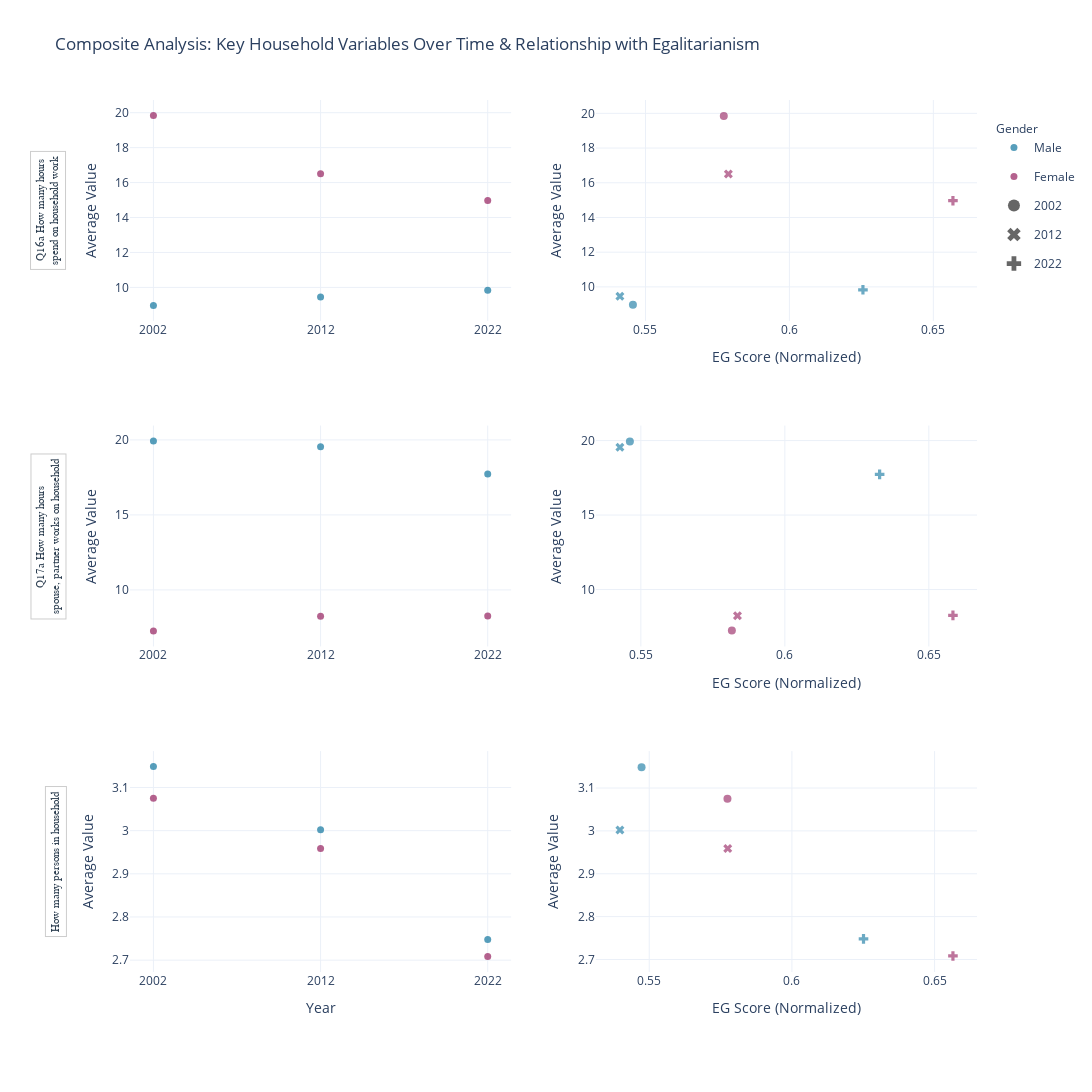

Notebook source saved alongside this figure:
### Markdown cell above
## 4. Composite Dashboard: Household Variables vs. Egalitarianism Score

This dashboard shows time trends (left column) and relationships with egalitarianism score (right column) for key household variables: household work hours, spouse household work, and household population.

### Code cell
dashboard_vars = ['hh_wrk_hrs', 'SP_HH', 'HOMPOP']

def aggregate_for_dashboard(df, var):
    """Aggregate data by year and sex"""
    plot_df = df[
        df['eg_score_norm'].notna() &
        df[var].notna() &
        df['sex'].isin(['Male', 'Female'])
    ].copy()
    
    if len(plot_df) == 0:
        return None
    
    plot_df[f'{var}_numeric'] = pd.to_numeric(
        plot_df[var].astype(str).str.replace(',', '.', regex=False),
        errors='coerce'
    )
    plot_df = plot_df.dropna(subset=[f'{var}_numeric'])
    
    if len(plot_df) == 0:
        return None
    
    agg_df = plot_df.groupby(['year', 'sex']).agg({
        f'{var}_numeric': 'mean',
        'eg_score_norm': 'mean'
    }).reset_index()
    
    agg_df.columns = ['year', 'sex', f'{var}_mean', 'eg_score_norm_mean']
    
    return agg_df

n_vars = len(dashboard_vars)
fig = make_subplots(
    rows=n_vars, cols=2,
    subplot_titles=[],
    vertical_spacing=0.12,
    horizontal_spacing=0.10,
    specs=[[{"secondary_y": False}, {"secondary_y": False}]
           for _ in range(n_vars)]
)

color_map = {
    'Male': '#2E86AB',
    'Female': '#A23B72'
}

legend_groups_used = set()

for var_idx, var in enumerate(dashboard_vars):
    var_label = cols_question_mapping.get(var, var)
    print(f"Total number of countries in the dataset: {len(composite_data['country'].unique())}")
    composite_data_country = composite_data[composite_data['country'].isin(common_countries)]
    print(f"Total number of countries in the dataset after filtering: {len(composite_data_country['country'].unique())}")
    agg_df = aggregate_for_dashboard(composite_data_country, var)
    
    if agg_df is None or len(agg_df) == 0:
        continue
    
    row = var_idx + 1
    
    # Time-series by gender
    col = 1
    for sex in ['Male', 'Female']:
        subset = agg_df[
            agg_df['sex'] == sex
        ].sort_values('year')
        
        if len(subset) > 0:
            color = color_map.get(sex, '#808080')
            show_legend = sex not in legend_groups_used
            if show_legend:
                legend_groups_used.add(sex)
            
            fig.add_trace(
                go.Scatter(
                    x=subset['year'],
                    y=subset[f'{var}_mean'],
                    mode='markers',
                    name=sex,
                    marker=dict(color=color, size=7, opacity=0.8),
                    # line=dict(color=color, width=2.5, shape='spline'),
                    legendgroup=sex,
                    showlegend=show_legend,
                    hovertemplate=f'<b>{var_label}</b><br>Year: %{{x}}<br>Value: %{{y:.2f}}<br>{sex}<extra></extra>'
                ),
                row=row, col=col
            )
    
    # Scatter vs EG score by gender and year
    col = 2
    marker_symbols = {2002: 'circle', 2012: 'x', 2022: 'cross'}
    
    for sex in ['Male', 'Female']:
        sex_subset = agg_df[agg_df['sex'] == sex]
        color = color_map.get(sex, '#808080')
        
        for year in [2002, 2012, 2022]:
            subset = sex_subset[sex_subset['year'] == year]
            if len(subset) > 0:
                symbol = marker_symbols[year]
                show_legend = sex not in legend_groups_used
                if show_legend:
                    legend_groups_used.add(sex)
                
                fig.add_trace(
                    go.Scatter(
                        x=subset['eg_score_norm_mean'],
                        y=subset[f'{var}_mean'],
                        mode='markers',
                        name=sex,
                        marker=dict(
                            color=color,
                            size=8,
                            opacity=0.7,
                            symbol=symbol
                        ),
                        legendgroup=sex,
                        showlegend=show_legend,
                        hovertemplate=f'<b>{var_label}</b><br>EG Score: %{{x:.3f}}<br>Value: %{{y:.2f}}<br>{sex} - {year}<extra></extra>'
                    ),
                    row=row, col=col
                )
        
        # Note: Curve fitting removed - with only 3 data points (2002, 2012, 2022),
        # fitting a trend line (1D polynomial) would be statistically invalid.
        # A linear fit with 3 points essentially just connects the dots and doesn't
        # provide meaningful insight into trends. The scatter plot with distinct
        # markers for each year is sufficient for visualization.
    
    fig.update_xaxes(
        title_text="Year" if row == n_vars else "",
        tickmode='array',
        tickvals=[2002, 2012, 2022],
        ticktext=['2002', '2012', '2022'],
        row=row, col=1
    )
    fig.update_yaxes(
        title_text="Average Value",
        row=row, col=1
    )
    fig.update_xaxes(
        title_text="EG Score (Normalized)",
        row=row, col=2
    )
    fig.update_yaxes(
        title_text="Average Value",
        row=row, col=2
    )

year_legend_traces = [
    go.Scatter(x=[None], y=[None], mode='markers', name='2002',
               marker=dict(symbol='circle', size=12, color='#666666'), showlegend=True),
    go.Scatter(x=[None], y=[None], mode='markers', name='2012',
               marker=dict(symbol='x', size=12, color='#666666'), showlegend=True),
    go.Scatter(x=[None], y=[None], mode='markers', name='2022',
               marker=dict(symbol='cross', size=12, color='#666666'), showlegend=True),
]
for trace in year_legend_traces:
    fig.add_trace(trace)

row_titles_annotations = []
vertical_spacing = 0.12

for var_idx, var in enumerate(dashboard_vars):
    var_label = format_title(cols_question_mapping.get(var, var))
    row = var_idx + 1
    
    total_plot_height = 1 - (n_vars - 1) * vertical_spacing
    row_height = total_plot_height / n_vars
    row_y_pos = 1 - (row - 1) * (row_height + vertical_spacing) - row_height / 2
    
    row_titles_annotations.append(
        dict(
            text=var_label,
            xref='paper',
            yref='paper',
            x=-0.075,
            y=row_y_pos,
            xanchor='right',
            yanchor='middle',
            textangle=-90,
            showarrow=False,
            font=dict(size=11, color='#2c3e50', family='Arial'),
            bgcolor='rgba(255, 255, 255, 0.9)',
            bordercolor='rgba(0, 0, 0, 0.2)',
            borderwidth=1,
            borderpad=4
        )
    )

fig.update_layout(
    template='plotly_white',
    height=1400 if n_vars == 3 else 1000,
    width=1400,
    title_text=format_title("Composite Analysis: Key Household Variables Over Time & Relationship with Egalitarianism", max_words=100),
    showlegend=True,
    legend=dict(
        title=dict(text='Gender', font=dict(size=12)),
        yanchor="top",
        y=0.98,
        xanchor="left",
        x=1.02
    ),
    margin=dict(l=130, r=100, t=100, b=120),
    annotations=row_titles_annotations
)

fig.write_html('images/interactive/composite_dashboard_hh_vars.html')
fig.write_image('images/static/composite_dashboard_hh_vars.png', width=1600, height=1600, scale=2)

print("✓ Composite dashboard created")
print(f"✓ Saved: images/static/composite_dashboard_hh_vars.png")
print(f"✓ Saved: images/interactive/composite_dashboard_hh_vars.html")

fig.show()

### Figure 1 — Plotly figure (JSON) as saved in the notebook; plotly's stock layout.template omitted (floating-point values rounded to 4 significant figures)
{"data": [{"hovertemplate": "<b>Q16a How many hours spend on household work</b><br>Year: %{x}<br>Value: %{y:.2f}<br>Male<extra></extra>", "legendgroup": "Male", "marker": {"color": "#2E86AB", "opacity": 0.8, "size": 7}, "mode": "markers", "name": "Male", "showlegend": true, "type": "scatter", "x": [2002, 2012, 2022], "xaxis": "x", "y": [8.964, 9.456, 9.833], "yaxis": "y"}, {"hovertemplate": "<b>Q16a How many hours spend on household work</b><br>Year: %{x}<br>Value: %{y:.2f}<br>Female<extra></extra>", "legendgroup": "Female", "marker": {"color": "#A23B72", "opacity": 0.8, "size": 7}, "mode": "markers", "name": "Female", "showlegend": true, "type": "scatter", "x": [2002, 2012, 2022], "xaxis": "x", "y": [19.84, 16.51, 14.97], "yaxis": "y"}, {"hovertemplate": "<b>Q16a How many hours spend on household work</b><br>EG Score: %{x:.3f}<br>Value: %{y:.2f}<br>Male - 2002<extra></extra>", "legendgroup": "Male", "marker": {"color": "#2E86AB", "opacity": 0.7, "size": 8, "symbol": "circle"}, "mode": "markers", "name": "Male", "showlegend": false, "type": "scatter", "x": [0.5456], "xaxis": "x2", "y": [8.964], "yaxis": "y2"}, {"hovertemplate": "<b>Q16a How many hours spend on household work</b><br>EG Score: %{x:.3f}<br>Value: %{y:.2f}<br>Male - 2012<extra></extra>", "legendgroup": "Male", "marker": {"color": "#2E86AB", "opacity": 0.7, "size": 8, "symbol": "x"}, "mode": "markers", "name": "Male", "showlegend": false, "type": "scatter", "x": [0.5411], "xaxis": "x2", "y": [9.456], "yaxis": "y2"}, {"hovertemplate": "<b>Q16a How many hours spend on household work</b><br>EG Score: %{x:.3f}<br>Value: %{y:.2f}<br>Male - 2022<extra></extra>", "legendgroup": "Male", "marker": {"color": "#2E86AB", "opacity": 0.7, "size": 8, "symbol": "cross"}, "mode": "markers", "name": "Male", "showlegend": false, "type": "scatter", "x": [0.6256], "xaxis": "x2", "y": [9.833], "yaxis": "y2"}, {"hovertemplate": "<b>Q16a How many hours spend on household work</b><br>EG Score: %{x:.3f}<br>Value: %{y:.2f}<br>Female - 2002<extra></extra>", "legendgroup": "Female", "marker": {"color": "#A23B72", "opacity": 0.7, "size": 8, "symbol": "circle"}, "mode": "markers", "name": "Female", "showlegend": false, "type": "scatter", "x": [0.5772], "xaxis": "x2", "y": [19.84], "yaxis": "y2"}, {"hovertemplate": "<b>Q16a How many hours spend on household work</b><br>EG Score: %{x:.3f}<br>Value: %{y:.2f}<br>Female - 2012<extra></extra>", "legendgroup": "Female", "marker": {"color": "#A23B72", "opacity": 0.7, "size": 8, "symbol": "x"}, "mode": "markers", "name": "Female", "showlegend": false, "type": "scatter", "x": [0.5788], "xaxis": "x2", "y": [16.51], "yaxis": "y2"}, {"hovertemplate": "<b>Q16a How many hours spend on household work</b><br>EG Score: %{x:.3f}<br>Value: %{y:.2f}<br>Female - 2022<extra></extra>", "legendgroup": "Female", "marker": {"color": "#A23B72", "opacity": 0.7, "size": 8, "symbol": "cross"}, "mode": "markers", "name": "Female", "showlegend": false, "type": "scatter", "x": [0.6568], "xaxis": "x2", "y": [14.97], "yaxis": "y2"}, {"hovertemplate": "<b>Q17a How many hours spouse, partner works on household</b><br>Year: %{x}<br>Value: %{y:.2f}<br>Male<extra></extra>", "legendgroup": "Male", "marker": {"color": "#2E86AB", "opacity": 0.8, "size": 7}, "mode": "markers", "name": "Male", "showlegend": false, "type": "scatter", "x": [2002, 2012, 2022], "xaxis": "x3", "y": [19.93, 19.55, 17.73], "yaxis": "y3"}, {"hovertemplate": "<b>Q17a How many hours spouse, partner works on household</b><br>Year: %{x}<br>Value: %{y:.2f}<br>Female<extra></extra>", "legendgroup": "Female", "marker": {"color": "#A23B72", "opacity": 0.8, "size": 7}, "mode": "markers", "name": "Female", "showlegend": false, "type": "scatter", "x": [2002, 2012, 2022], "xaxis": "x3", "y": [7.258, 8.249, 8.268], "yaxis": "y3"}, {"hovertemplate": "<b>Q17a How many hours spouse, partner works on household</b><br>EG Score: %{x:.3f}<br>Value: %{y:.2f}<br>Male - 2002<extra></extra>", "legendgroup": "Male", "marker": {"color": "#2E86AB", "opacity": 0.7, "size": 8, "symbol": "circle"}, "mode": "markers", "name": "Male", "showlegend": false, "type": "scatter", "x": [0.5462], "xaxis": "x4", "y": [19.93], "yaxis": "y4"}, {"hovertemplate": "<b>Q17a How many hours spouse, partner works on household</b><br>EG Score: %{x:.3f}<br>Value: %{y:.2f}<br>Male - 2012<extra></extra>", "legendgroup": "Male", "marker": {"color": "#2E86AB", "opacity": 0.7, "size": 8, "symbol": "x"}, "mode": "markers", "name": "Male", "showlegend": false, "type": "scatter", "x": [0.5427], "xaxis": "x4", "y": [19.55], "yaxis": "y4"}, {"hovertemplate": "<b>Q17a How many hours spouse, partner works on household</b><br>EG Score: %{x:.3f}<br>Value: %{y:.2f}<br>Male - 2022<extra></extra>", "legendgroup": "Male", "marker": {"color": "#2E86AB", "opacity": 0.7, "size": 8, "symbol": "cross"}, "mode": "markers", "name": "Male", "showlegend": false, "type": "scatter", "x": [0.6329], "xaxis": "x4", "y": [17.73], "yaxis": "y4"}, {"hovertemplate": "<b>Q17a How many hours spouse, partner works on household</b><br>EG Score: %{x:.3f}<br>Value: %{y:.2f}<br>Female - 2002<extra></extra>", "legendgroup": "Female", "marker": {"color": "#A23B72", "opacity": 0.7, "size": 8, "symbol": "circle"}, "mode": "markers", "name": "Female", "showlegend": false, "type": "scatter", "x": [0.5816], "xaxis": "x4", "y": [7.258], "yaxis": "y4"}, {"hovertemplate": "<b>Q17a How many hours spouse, partner works on household</b><br>EG Score: %{x:.3f}<br>Value: %{y:.2f}<br>Female - 2012<extra></extra>", "legendgroup": "Female", "marker": {"color": "#A23B72", "opacity": 0.7, "size": 8, "symbol": "x"}, "mode": "markers", "name": "Female", "showlegend": false, "type": "scatter", "x": [0.5835], "xaxis": "x4", "y": [8.249], "yaxis": "y4"}, {"hovertemplate": "<b>Q17a How many hours spouse, partner works on household</b><br>EG Score: %{x:.3f}<br>Value: %{y:.2f}<br>Female - 2022<extra></extra>", "legendgroup": "Female", "marker": {"color": "#A23B72", "opacity": 0.7, "size": 8, "symbol": "cross"}, "mode": "markers", "name": "Female", "showlegend": false, "type": "scatter", "x": [0.6584], "xaxis": "x4", "y": [8.268], "yaxis": "y4"}, {"hovertemplate": "<b>How many persons in household</b><br>Year: %{x}<br>Value: %{y:.2f}<br>Male<extra></extra>", "legendgroup": "Male", "marker": {"color": "#2E86AB", "opacity": 0.8, "size": 7}, "mode": "markers", "name": "Male", "showlegend": false, "type": "scatter", "x": [2002, 2012, 2022], "xaxis": "x5", "y": [3.149, 3.002, 2.748], "yaxis": "y5"}, {"hovertemplate": "<b>How many persons in household</b><br>Year: %{x}<br>Value: %{y:.2f}<br>Female<extra></extra>", "legendgroup": "Female", "marker": {"color": "#A23B72", "opacity": 0.8, "size": 7}, "mode": "markers", "name": "Female", "showlegend": false, "type": "scatter", "x": [2002, 2012, 2022], "xaxis": "x5", "y": [3.075, 2.959, 2.708], "yaxis": "y5"}, {"hovertemplate": "<b>How many persons in household</b><br>EG Score: %{x:.3f}<br>Value: %{y:.2f}<br>Male - 2002<extra></extra>", "legendgroup": "Male", "marker": {"color": "#2E86AB", "opacity": 0.7, "size": 8, "symbol": "circle"}, "mode": "markers", "name": "Male", "showlegend": false, "type": "scatter", "x": [0.5473], "xaxis": "x6", "y": [3.149], "yaxis": "y6"}, {"hovertemplate": "<b>How many persons in household</b><br>EG Score: %{x:.3f}<br>Value: %{y:.2f}<br>Male - 2012<extra></extra>", "legendgroup": "Male", "marker": {"color": "#2E86AB", "opacity": 0.7, "size": 8, "symbol": "x"}, "mode": "markers", "name": "Male", "showlegend": false, "type": "scatter", "x": [0.5397], "xaxis": "x6", "y": [3.002], "yaxis": "y6"}, {"hovertemplate": "<b>How many persons in household</b><br>EG Score: %{x:.3f}<br>Value: %{y:.2f}<br>Male - 2022<extra></extra>", "legendgroup": "Male", "marker": {"color": "#2E86AB", "opacity": 0.7, "size": 8, "symbol": "cross"}, "mode": "markers", "name": "Male", "showlegend": false, "type": "scatter", "x": [0.6251], "xaxis": "x6", "y": [2.748], "yaxis": "y6"}, {"hovertemplate": "<b>How many persons in household</b><br>EG Score: %{x:.3f}<br>Value: %{y:.2f}<br>Female - 2002<extra></extra>", "legendgroup": "Female", "marker": {"color": "#A23B72", "opacity": 0.7, "size": 8, "symbol": "circle"}, "mode": "markers", "name": "Female", "showlegend": false, "type": "scatter", "x": [0.5774], "xaxis": "x6", "y": [3.075], "yaxis": "y6"}, {"hovertemplate": "<b>How many persons in household</b><br>EG Score: %{x:.3f}<br>Value: %{y:.2f}<br>Female - 2012<extra></extra>", "legendgroup": "Female", "marker": {"color": "#A23B72", "opacity": 0.7, "size": 8, "symbol": "x"}, "mode": "markers", "name": "Female", "showlegend": false, "type": "scatter", "x": [0.5775], "xaxis": "x6", "y": [2.959], "yaxis": "y6"}, {"hovertemplate": "<b>How many persons in household</b><br>EG Score: %{x:.3f}<br>Value: %{y:.2f}<br>Female - 2022<extra></extra>", "legendgroup": "Female", "marker": {"color": "#A23B72", "opacity": 0.7, "size": 8, "symbol": "cross"}, "mode": "markers", "name": "Female", "showlegend": false, "type": "scatter", "x": [0.6564], "xaxis": "x6", "y": [2.708], "yaxis": "y6"}, {"marker": {"color": "#666666", "size": 12, "symbol": "circle"}, "mode": "markers", "name": "2002", "showlegend": true, "type": "scatter", "x": [null], "y": [null]}, {"marker": {"color": "#666666", "size": 12, "symbol": "x"}, "mode": "markers", "name": "2012", "showlegend": true, "type": "scatter", "x": [null], "y": [null]}, {"marker": {"color": "#666666", "size": 12, "symbol": "cross"}, "mode": "markers", "name": "2022", "showlegend": true, "type": "scatter", "x": [null], "y": [null]}], "layout": {"annotations": [{"bgcolor": "rgba(255, 255, 255, 0.9)", "bordercolor": "rgba(0, 0, 0, 0.2)", "borderpad": 4, "borderwidth": 1, "font": {"color": "#2c3e50", "family": "Arial", "size": 11}, "showarrow": false, "text": "Q16a How many hours<br>spend on household work", "textangle": -90, "x": -0.075, "xanchor": "right", "xref": "paper", "y": 0.8733, "yanchor": "middle", "yref": "paper"}, {"bgcolor": "rgba(255, 255, 255, 0.9)", "bordercolor": "rgba(0, 0, 0, 0.2)", "borderpad": 4, "borderwidth": 1, "font": {"color": "#2c3e50", "family": "Arial", "size": 11}, "showarrow": false, "text": "Q17a How many hours<br>spouse, partner works on household", "textangle": -90, "x": -0.075, "xanchor": "right", "xref": "paper", "y": 0.5, "yanchor": "middle", "yref": "paper"}, {"bgcolor": "rgba(255, 255, 255, 0.9)", "bordercolor": "rgba(0, 0, 0, 0.2)", "borderpad": 4, "borderwidth": 1, "font": {"color": "#2c3e50", "family": "Arial", "size": 11}, "showarrow": false, "text": "How many persons in household", "textangle": -90, "x": -0.075, "xanchor": "right", "xref": "paper", "y": 0.1267, "yanchor": "middle", "yref": "paper"}], "height": 1400, "legend": {"title": {"font": {"size": 12}, "text": "Gender"}, "x": 1.02, "xanchor": "left", "y": 0.98, "yanchor": "top"}, "margin": {"b": 120, "l": 130, "r": 100, "t": 100}, "showlegend": true, "title": {"text": "Composite Analysis: Key Household Variables Over Time & Relationship with Egalitarianism"}, "width": 1400, "xaxis": {"anchor": "y", "domain": [0, 0.45], "tickmode": "array", "ticktext": ["2002", "2012", "2022"], "tickvals": [2002, 2012, 2022], "title": {"text": ""}}, "xaxis2": {"anchor": "y2", "domain": [0.55, 1], "title": {"text": "EG Score (Normalized)"}}, "xaxis3": {"anchor": "y3", "domain": [0, 0.45], "tickmode": "array", "ticktext": ["2002", "2012", "2022"], "tickvals": [2002, 2012, 2022], "title": {"text": ""}}, "xaxis4": {"anchor": "y4", "domain": [0.55, 1], "title": {"text": "EG Score (Normalized)"}}, "xaxis5": {"anchor": "y5", "domain": [0, 0.45], "tickmode": "array", "ticktext": ["2002", "2012", "2022"], "tickvals": [2002, 2012, 2022], "title": {"text": "Year"}}, "xaxis6": {"anchor": "y6", "domain": [0.55, 1], "title": {"text": "EG Score (Normalized)"}}, "yaxis": {"anchor": "x", "domain": [0.7467, 1], "title": {"text": "Average Value"}}, "yaxis2": {"anchor": "x2", "domain": [0.7467, 1], "title": {"text": "Average Value"}}, "yaxis3": {"anchor": "x3", "domain": [0.3733, 0.6267], "title": {"text": "Average Value"}}, "yaxis4": {"anchor": "x4", "domain": [0.3733, 0.6267], "title": {"text": "Average Value"}}, "yaxis5": {"anchor": "x5", "domain": [0, 0.2533], "title": {"text": "Average Value"}}, "yaxis6": {"anchor": "x6", "domain": [0, 0.2533], "title": {"text": "Average Value"}}}}
